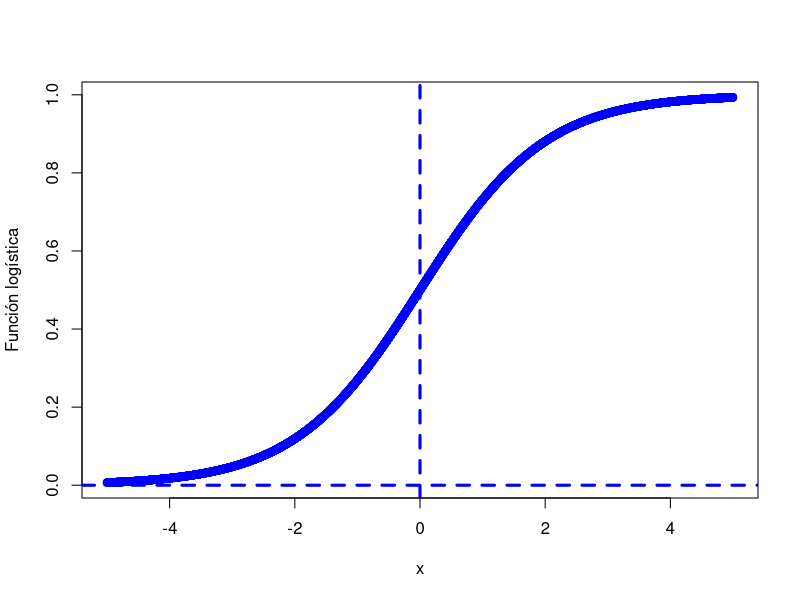

Reproduce this figure in R.
## ---- chunk 1
x <- seq(-5, 5, 0.001)

plot(x, 1/(1+exp(-x)), col='blue',ylab='Función logística')
abline(v=0, col="blue", lty=2, lwd=3)
abline(h=0, col="blue", lty=2, lwd=3)
